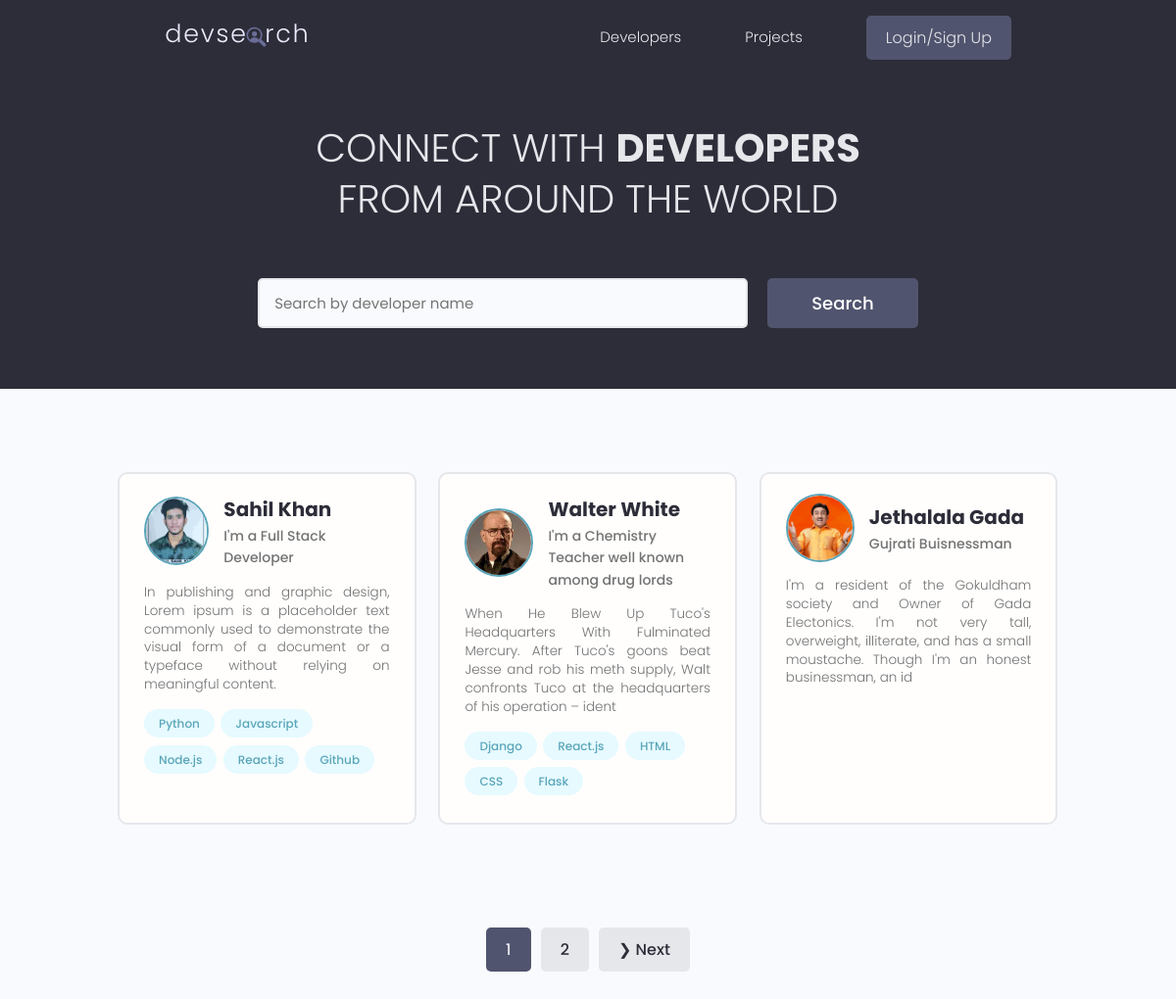
The page / on the database its author committed.
### users/models.py (models this page shows, shortened)
class Profile(models.Model):
    user = models.OneToOneField(User, on_delete=models.CASCADE, null=True, blank=True)
    name = models.CharField(max_length=200, blank=True, null=True)
    email = models.EmailField(max_length=500, blank=True, null=True)
    username = models.CharField(max_length=200, blank=True, null=True)
    location = models.CharField(max_length=200, blank=True, null=True)
    short_intro = models.CharField(max_length=200, blank=True, null=True)
    bio = models.TextField(blank=True, null=True)
    profile_image = models.ImageField(null=True, blank=True, upload_to='profiles/', default="profiles/user-default_vdbekz.png")
    social_github = models.CharField(max_length=200, blank=True, null=True)
    social_twitter = models.CharField(max_length=200, blank=True, null=True)
    social_linkedin = models.CharField(max_length=200, blank=True, null=True)
    social_insta = models.CharField(max_length=200, blank=True, null=True)
    created = models.DateTimeField(auto_now_add=True)
    id = models.UUIDField(default=uuid.uuid4, unique=True, primary_key=True, editable=False)
    class Meta:
        ordering = ['created']
    @property
    def imageUrl(self):
        try:
            url = self.profile_image.url
        except:
            url = ''
        return url

class Skill(models.Model):
    owner = models.ForeignKey(Profile, on_delete=models.CASCADE, null=True, blank=True)
    name = models.CharField(max_length=200, blank=True, null=True)
    description = models.TextField(blank=True, null=True)
    created = models.DateTimeField(auto_now_add=True)
    id = models.UUIDField(default=uuid.uuid4, unique=True, primary_key=True, editable=False)
    def __str__(self):
        return str(self.name)

### users/views.py (the view)
# urls.py: path('', views.profiles, name='profiles'),
def profiles(request):
    profiles, search_query = searchProfiles(request)
    custom_range, profiles = paginationProfiles(request, profiles, 3)
    context = {'profiles': profiles, 'search_query': search_query, 'custom_range' : custom_range}
    return render(request, 'users/profiles.html', context)

### users/utils.py (called while the page is built)
def paginationProfiles(request, profiles, results):
    page = request.GET.get('page')
    paginator = Paginator(profiles, results)
    try:
        profiles = paginator.page(page)
    except PageNotAnInteger:
        page = 1
        profiles = paginator.page(page)
    except EmptyPage:
        page = paginator.num_pages
        profiles = paginator.page(page)
    leftIndex = (int(page) - 4)
    if leftIndex < 1:
        leftIndex = 1
    rightIndex = (int(page) + 5)
    if rightIndex > paginator.num_pages:
        rightIndex = paginator.num_pages + 1
    custom_range = range(leftIndex, rightIndex)
    return custom_range, profiles

def searchProfiles(request):
    search_query = ''
    if request.GET.get('search_query'):
        search_query = request.GET.get('search_query')
    skills = Skill.objects.filter(name__icontains=search_query)
    profiles  = Profile.objects.distinct().filter(
        Q(name__icontains=search_query) |
        Q(short_intro__icontains=search_query) |
        Q(skill__in=skills)
    )
    return profiles, search_query

### users/templates/users/profiles.html (shortened to what this page needs)
{% extends 'main.html' %}
{% block content %}
<main class="home">
    <section class="hero-section text-center">
      <div class="container container--narrow">
        <div class="hero-section__box">
          <h2>CONNECT WITH <span>DEVELOPERS</span></h2>
          <h2>FROM AROUND THE WORLD</h2>
        </div>
        <div class="hero-section__search">
          <form id="searchForm" class="form" action="{% url 'profiles' %}" method="get">
            <div class="form__field">
              <input class="input input--text" id="formInput#search" type="text" name="search_query"
                value="{{search_query}}"  placeholder="Search by developer name" />
            </div>
            <input class="btn btn--sub btn--lg" type="submit" value="Search" />
          </form>
        </div>
      </div>
    </section>
    <section class="devlist">
      <div class="container">
        <div class="grid grid--three">
       {% for profile in profiles %}
          <div class="column card">
            <div class="dev">
              <a href="{% url 'user-profile' profile.id %}" class="card__body">
                <div class="dev__profile">
                  <img class="avatar avatar--md" src="{{ profile.imageUrl }}" alt="image" />
                  <div class="dev__meta">
                    <h3>{{profile.name}}</h3>
                    <h5>{{profile.short_intro|slice:"60"}}</h5>
                  </div>
                </div>
                <p class="dev__info">
                  {{profile.bio|slice:"180"}}
                </p>
                <div class="dev__skills">
                    {% for skill in profile.skill_set.all|slice:"5" %}
                    <span class="tag tag--pill tag--main">
                        <small>{{skill}}</small>
                    </span>
                    {% endfor %}
                </div>
              </a>
            </div>
          </div>
       {% endfor %}
        </div>
      </div>
    </section>
    {% include 'pagination.html' with queryset=profiles custom_range=custom_range %}
  </main>
{% endblock content %}

### static/styles/app.css (style rules this page uses)
:root { --color-sub: #2d2d39; }
.btn--sub { background-color: var(--color-sub-light); }
.card { border: 2px solid var(--color-light); }
img { width: 100%; }
.hero-section { height: 40vh; display: flex; align-items: center; background-color: var(--color-sub); }
.hero-section__box { margin-bottom: 4rem; }
.hero-section__box > h2, .hero-section__box > h2 > span { font-size: 4rem; color: var(--color-light); line-height: 1.3; text-transform: uppercase; }
.hero-section__box > h2 { font-weight: 300; }
.hero-section__box > h2 > span { font-weight: 700; }
.hero-section__search > .form { display: flex; align-items: center; justify-content: center; gap: 2rem; }
.hero-section__search > .form input.input--text { width: 50rem; }
.devlist { margin-top: 8rem; }
.devlist .grid { align-items: stretch; }
.devlist .dev .dev__profile { display: flex; align-items: center; gap: 1.5rem; }
.devlist .dev .dev__meta h3 { color: var(--color-sub); font-size: 2rem; font-weight: 700; }
.devlist .dev .dev__meta h5 { color: var(--color-text); font-size: 1.4rem; font-weight: 500; }
.devlist .dev .dev__info { margin: 1.5rem 0; font-size: 1.35rem; line-height: 1.4; text-align: justify; }

### static/uikit/styles/modules/_variables.css (style rules this page uses)
:root { --color-main: #5aa5b9; --color-main-light: #e6faff; --color-sub: #3f4156; --color-sub-light: #51546e; --color-sub-lighter: #ededfd; --color-text: #737373; --color-gray: #8b8b8b; --color-light: #e5e7eb; --color-light-gray: #767676; --color-bg: #f8fafd; --color-white: #fffefd; --color-white-light: #f3f3f3; --color-success: #359e64; --color-success-bg: #def8e8; --color-error: #fc4b0b; --color-error-bg: #fff2ee; --font-base: 'Poppins', arial, helvetica, 'Segoe UI', roboto, ubuntu, sans-serif; --font-monospace: 'Fira Code', 'Courier New', courier, monospace; --font-regular: 300; --font-medium: 500; --font-bold: 700; --generic-shadow: 1px 1px 5px #00000010; --generic-transition: all 0.3s ease-in-out; }

### static/uikit/styles/modules/_base.css (style rules this page uses)
* { margin: 0; padding: 0; box-sizing: border-box; text-rendering: optimizeLegibility; color: inherit; font-size: inherit; }
html { font-size: 50%; }
@media only screen and (min-width: 480px) { html { font-size: 56.25%; } }
@media only screen and (min-width: 1200px) { html { font-size: 62.5%; } }
body { line-height: 1.6; font-weight: 400; font-size: 1.5rem; color: var(--color-text); background-color: var(--color-bg); min-height: 100vh; }

### static/uikit/styles/modules/_typography.css (style rules this page uses)
* { font-family: var(--font-base); }
h2 { font-size: 3.6rem; font-weight: var(--font-bold); }
h3 { font-size: 3.2rem; font-weight: var(--font-medium); }
h5 { font-size: 2.4rem; font-weight: var(--font-medium); }
h5, h6 { font-weight: var(--font-regular); }
p, span, strong { font-size: 1.6rem; color: var(--color-text); font-weight: var(--font-regular); }
a { padding-bottom: 2px; text-decoration: none; display: inline-block; color: var(--color-main); font-weight: var(--font-medium); }

### static/uikit/styles/modules/_utilities.css (style rules this page uses)
.container { width: 92%; max-width: 165rem; margin: 0 auto; box-sizing: border-box; }
.container--narrow { width: 92%; max-width: 120rem; }
@media screen and (min-width: 1000px) { .container { width: 90%; } }
@media screen and (min-width: 1000px) { .container--narrow { width: 85%; } }
@media screen and (min-width: 1200px) { .container { width: 80%; } }
@media screen and (min-width: 1200px) { .container--narrow { width: 72%; } }
.text-center { text-align: center; }

### static/uikit/styles/modules/_avatar.css (style rules this page uses)
.avatar { border-radius: 50%; border: 2px solid var(--color-main); object-fit: cover; }
.avatar--md { height: 7rem; width: 7rem; }

### static/uikit/styles/modules/_button.css (style rules this page uses)
.btn { display: inline-block; position: relative; cursor: pointer; background-color: var(--color-light); font-weight: var(--font-medium); color: var(--color-sub); text-decoration: none; padding: 1rem 2rem; border-radius: 0.5rem; border: none; width: -webkit-fit-content; width: -moz-fit-content; width: fit-content; height: -webkit-fit-content; height: -moz-fit-content; height: fit-content; font-size: 1.6rem; outline-width: 0; outline-color: transparent; -webkit-backface-visibility: hidden; backface-visibility: hidden; transition: all 0.3s ease-in-out; }
.btn--sub { background-color: var(--color-sub); color: var(--color-white); }
.btn--lg { font-size: 1.8rem; padding: 1.2rem 4.5rem; }

### static/uikit/styles/modules/_card.css (style rules this page uses)
.card { border-radius: 1rem; background-color: var(--color-white); border: 1.5px solid var(--color-light); width: auto; height: auto; margin-top: 0.5rem; margin-bottom: 0.5rem; overflow: hidden; }
.card__body, .card__header { padding: 2rem 2.5rem; }

### rows shown on the page
Profile: imageUrl (picture), name "Sahil Khan", short_intro "I'm a Full Stack Developer", bio "In publishing and graphic design, Lorem ipsum is a placeholder text commonly used to demonstrate the visual form of a document or a typeface without relying on meaningful content."
Skill: name "Python"
Skill: name "Javascript"
Skill: name "Node.js"
Skill: name "React.js"
Skill: name "Github"
Profile: imageUrl (picture), name "Walter White", short_intro "I'm a Chemistry Teacher well known among drug lords", bio "When He Blew Up Tuco's Headquarters With Fulminated Mercury. After Tuco's goons beat Jesse and rob his meth supply, Walt confronts Tuco at the headquarters of his operation – ident"
Skill: name "Django"
Skill: name "React.js"
Skill: name "HTML"
Skill: name "CSS"
Skill: name "Flask"
Profile: imageUrl (picture), name "Jethalala Gada", short_intro "Gujrati Buisnessman", bio "I'm a resident of the Gokuldham society and Owner of Gada Electonics. I'm not very tall, overweight, illiterate, and has a small moustache. Though I'm an honest businessman, an id"

### other values the page prints
{{ page }} "1"
{{ page }} "2"
